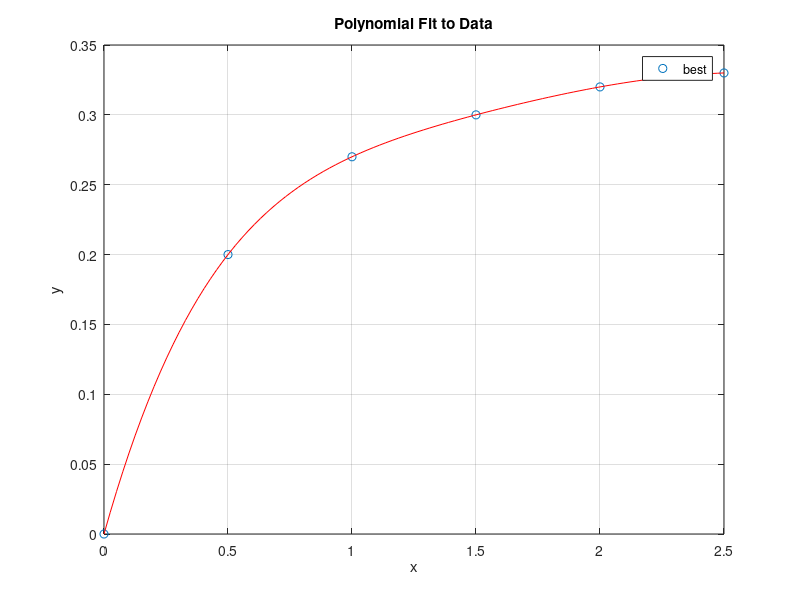

Here is the MATLAB script that generated this plot:
x_data = [0, 0.5, 1, 1.5, 2, 2.5];
y_data = [0, 0.2, 0.27, 0.3, 0.32, 0.33];

n = size(x_data, 2);

degree = input("Degree?")

xny = zeros(1, degree+1);
xn = zeros(1, 2*degree+1);
for i = 1:degree+1

    for j = 1:n
        xny(1, i) = xny(1, i) + x_data(j)^(i-1) * y_data(j);
    end
end

for k = 1:2*degree+1

    for l = 1:n
        xn(1, k) = xn(1, k) + x_data(1, l)^(k-1);
    end
end

A = zeros(degree+1, degree+1); 

for i = 1:degree+1 
    for j = i:i+degree
        A(i, j-i+1) =  xn(j);
    end
end
B = xny';

X = A\B;
fprintf("the polynomial is y = ")


for i = 1:degree
    fprintf("%fx^%f + ", X(i), i-1)
end 
fprintf("%fx^%f ", X(degree+1), degree) 
disp('Coefficients of the fitted polynomial:');
disp(X');
figure;
plot(x_data, y_data, 'o', 'DisplayName', 'Data points');
hold on;

% Generating and plotting the polynomial
x_values = linspace(min(x_data), max(x_data), 100);
y_values = polyval(flip(X), x_values);

plot(x_values, y_values, 'r-', 'DisplayName', 'Polynomial Fit');
legend();
xlabel('x');
ylabel('y');
title('Polynomial Fit to Data');
legend(Location = 'best')
grid on;
hold off;